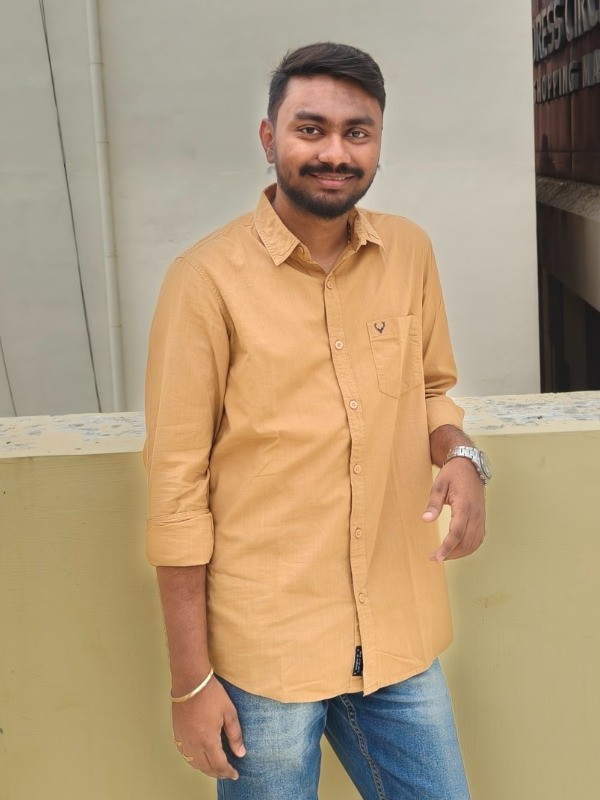
#> input picture assets/groom-portrait.jpg, 600 x 800 px
$ python generate_metadata_banner.py
#> lines starting #> are read from the running program, lines starting #| are printed output that depends on the picture
import os
from PIL import Image, ImageDraw, ImageFont, ImageEnhance

def generate_banners():
    base_dir = os.path.dirname(os.path.abspath(__file__))
    assets_dir = os.path.join(base_dir, 'assets')
    font_dir = 'C:/Windows/Fonts'

    width = 1200
    height = 630

    # Typography
    f_shloka = ImageFont.truetype(os.path.join(font_dir, 'georgia.ttf'), 15)
    f_title = ImageFont.truetype(os.path.join(font_dir, 'georgiab.ttf'), 19)
    f_name_big = ImageFont.truetype(os.path.join(font_dir, 'georgiab.ttf'), 38)
    f_weds = ImageFont.truetype(os.path.join(font_dir, 'georgiai.ttf'), 22)
    f_date = ImageFont.truetype(os.path.join(font_dir, 'georgiab.ttf'), 21)
    f_time = ImageFont.truetype(os.path.join(font_dir, 'georgia.ttf'), 16)
    f_venue_bold = ImageFont.truetype(os.path.join(font_dir, 'georgiab.ttf'), 16)
    f_venue = ImageFont.truetype(os.path.join(font_dir, 'georgiai.ttf'), 14)
    f_btn = ImageFont.truetype(os.path.join(font_dir, 'georgiab.ttf'), 14)
    f_card_name = ImageFont.truetype(os.path.join(font_dir, 'georgiab.ttf'), 16)
    f_card_role = ImageFont.truetype(os.path.join(font_dir, 'georgiai.ttf'), 13)

    # Royal Navy Blue & Gold Palette
    bg_color = (12, 28, 64)       # Solid plain luxury royal navy
    gold = (212, 175, 55)         # Classic Gold
    bright_gold = (255, 223, 110) # Bright Gold
    deep_gold = (180, 140, 35)    # Deep Gold
    card_bg = (7, 18, 42)         # Deep contrast card background

    base = Image.new('RGB', (width, height), bg_color)
    draw = ImageDraw.Draw(base)

    # Double Gold Borders
    draw.rectangle([18, 18, width - 18, height - 18], outline=gold, width=2)
    draw.rectangle([24, 24, width - 24, height - 24], outline=deep_gold, width=1)
    for cx, cy in [(21, 21), (width - 21, 21), (21, height - 21), (width - 21, height - 21)]:
        draw.rectangle([cx - 4, cy - 4, cx + 4, cy + 4], fill=bright_gold)

    # Left Column: Couple Portrait Cards
    card_w = 200
    card_h = 450
    card_y = 90

    def draw_card(img_path, name, role, x, y):
#> called with img_path = 'assets/groom-portrait.jpg', name = 'Gurupreetham', role = 'The Groom', x = 44, y = 90
        c_img = Image.new('RGBA', (card_w, card_h), (0, 0, 0, 0))
#> c_img: PIL image 200x450 RGBA; every value is 0
        c_draw = ImageDraw.Draw(c_img)
        c_draw.rounded_rectangle([0, 0, card_w, card_h], radius=16, fill=(*card_bg, 255), outline=gold, width=2)
        c_draw.rounded_rectangle([3, 3, card_w - 3, card_h - 3], radius=14, outline=deep_gold, width=1)

        photo_h = card_h - 76
        raw = Image.open(img_path).convert('RGB')
#> raw is the input picture: PIL image 600x800 RGB; mean R, G, B 177.2, 155, 124.2
        enhancer = ImageEnhance.Sharpness(raw)
        sharp = enhancer.enhance(1.15)

        scaled = sharp.resize((card_w - 14, photo_h - 14), Image.Resampling.LANCZOS)
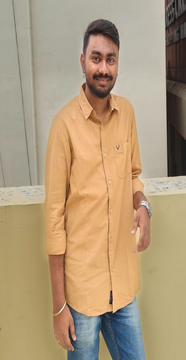
#> scaled: PIL image 186x360 RGB; mean R, G, B 176.9, 154.8, 124
        mask = Image.new('L', (card_w - 14, photo_h - 14), 0)
#> mask: PIL image 186x360 L; every value is 0
        m_draw = ImageDraw.Draw(mask)
        m_draw.rounded_rectangle([0, 0, card_w - 14, photo_h - 14], radius=12, fill=255)
        c_img.paste(scaled, (7, 7), mask)
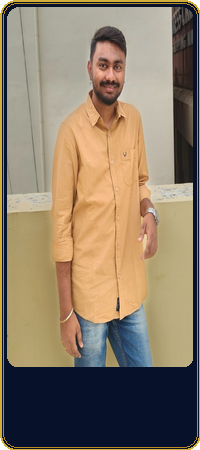
#> c_img: PIL image 200x450 RGBA; mean R, G, B, A 140, 124.6, 103, 254.5; transparent parts drawn white
        c_draw.rounded_rectangle([7, 7, card_w - 7, photo_h], radius=12, outline=deep_gold, width=1)

        bbox_n = c_draw.textbbox((0, 0), name, font=f_card_name)
#> bbox_n = (0, 3, 117, 18)
        nw = bbox_n[2] - bbox_n[0]
#> nw = 117
        c_draw.text(((card_w - nw) // 2 + 1, photo_h + 13), name, fill=(0, 0, 0), font=f_card_name)
        c_draw.text(((card_w - nw) // 2, photo_h + 12), name, fill=(255, 245, 210), font=f_card_name)

        bbox_r = c_draw.textbbox((0, 0), role, font=f_card_role)
#> bbox_r = (-1, 2, 72, 13)
        rw = bbox_r[2] - bbox_r[0]
#> rw = 73
        c_draw.text(((card_w - rw) // 2, photo_h + 34), role, fill=bright_gold, font=f_card_role)

        base.paste(c_img, (x, y), c_img)

    draw_card(os.path.join(assets_dir, 'groom-portrait.jpg'), 'Gurupreetham', 'The Groom', 44, card_y)
    draw_card(os.path.join(assets_dir, 'bride-portrait.jpg'), 'Sai Niharika', 'The Bride', 260, card_y)
#> call 2 of draw_card, with img_path = 'assets/bride-portrait.jpg', name = 'Sai Niharika', role = 'The Bride', x = 260, y = 90
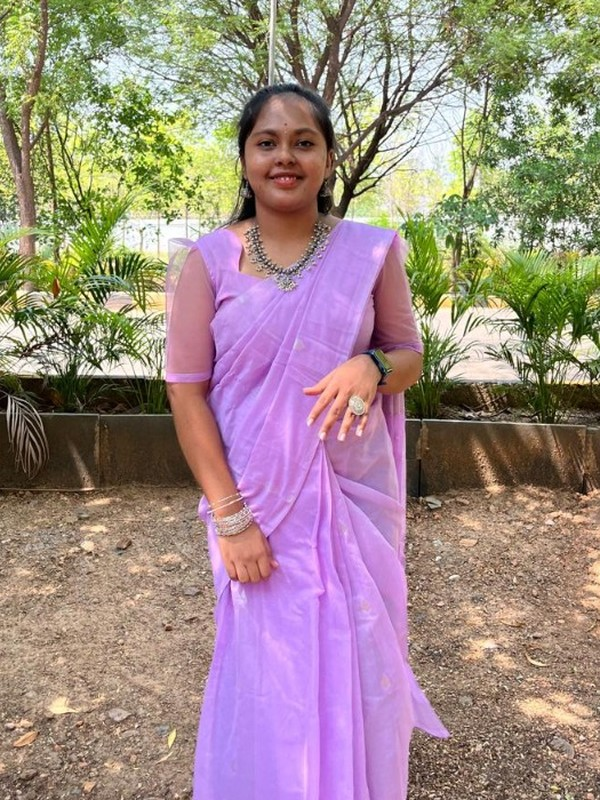
#> input picture assets/bride-portrait.jpg, 600 x 800 px
#> in draw_card, raw is the input picture: PIL image 600x800 RGB; mean R, G, B 158.3, 138.6, 132.9
#> in draw_card (call 2), `scaled = sharp.resize((card_w - 14, photo_h - 14), Image.Resampling.LA..`:
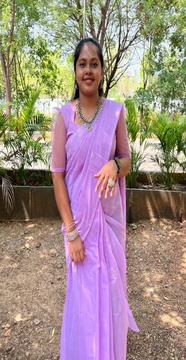
#> scaled: PIL image 186x360 RGB; mean R, G, B 157.9, 138.2, 132.5
#> in draw_card (call 2), `c_img.paste(scaled, (7, 7), mask)`:
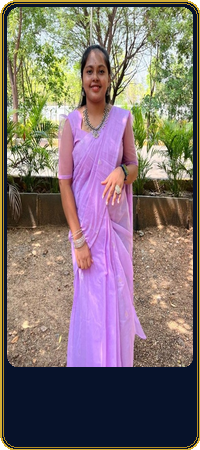
#> c_img: PIL image 200x450 RGBA; mean R, G, B, A 125.8, 112.3, 109.3, 254.5; transparent parts drawn white
#> in draw_card (call 2), `bbox_n = c_draw.textbbox((0, 0), name, font=f_card_name)`: bbox_n = (0, 3, 96, 15)
#> in draw_card (call 2), `nw = bbox_n[2] - bbox_n[0]`: nw = 96
#> in draw_card (call 2), `bbox_r = c_draw.textbbox((0, 0), role, font=f_card_role)`: bbox_r = (-1, 2, 62, 13)
#> in draw_card (call 2), `rw = bbox_r[2] - bbox_r[0]`: rw = 63
#> in draw_card (call 2), `base.paste(c_img, (x, y), c_img)`:
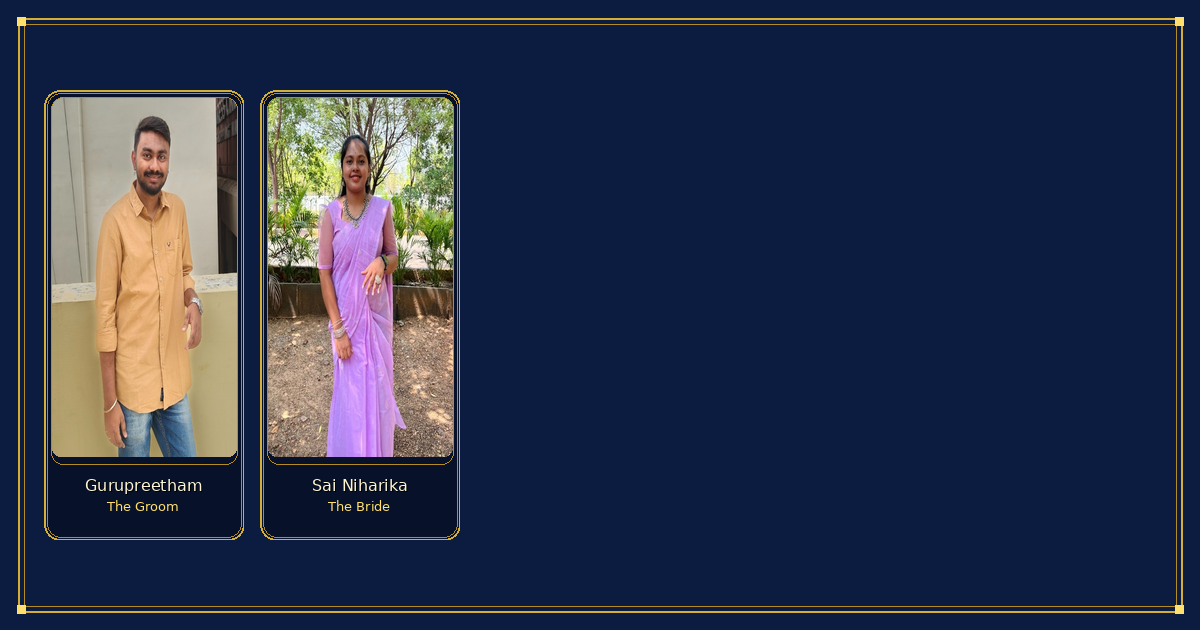
#> base: PIL image 1200x630 RGB; mean R, G, B 44.1, 51.9, 73.9

    # Right Content Area
    content_left = 480
    content_right = width - 40
    center_x = (content_left + content_right) // 2

    def draw_c(text, y, font, fill):
#> called with text = '||  SRI RADHA KRISHNAYA NAMAHA  ||', y = 68, fill = (255, 230, 140)
        bbox = draw.textbbox((0, 0), text, font=font)
#> bbox = (0, 3, 281, 18)
        w = bbox[2] - bbox[0]
#> w = 281
        draw.text((center_x - w // 2, y), text, font=font, fill=fill)
        return bbox[3] - bbox[1]

    draw_c('||  SRI RADHA KRISHNAYA NAMAHA  ||', 68, f_shloka, (255, 230, 140))
    draw_c('WEDDING CELEBRATION INVITATION', 96, f_title, bright_gold)

    draw.line([(center_x - 170, 126), (center_x + 170, 126)], fill=gold, width=1)
    draw.polygon([(center_x, 122), (center_x + 4, 126), (center_x, 130), (center_x - 4, 126)], fill=bright_gold)

    # Stacked Names
    draw_c('Gelli Gurupreetham', 142, f_name_big, (255, 255, 255))
    draw_c('—  weds  —', 190, f_weds, bright_gold)
    draw_c('Nagella Sai Niharika', 222, f_name_big, (255, 255, 255))

    draw.line([(center_x - 140, 276), (center_x + 140, 276)], fill=deep_gold, width=1)

    draw_c('22nd – 23rd December 2026', 292, f_date, bright_gold)
    draw_c('Muhurtham: Wednesday, 23 Dec 2026 (10:45 – 11:15 AM)', 328, f_time, (245, 240, 225))
    draw_c('Kumbha Lagnam', 354, f_time, (255, 230, 140))
    draw_c('Sri Maddaneshware Swamy Function Hall', 384, f_venue_bold, (230, 210, 150))
    draw_c('Rayadurgam, Andhra Pradesh', 410, f_venue, (220, 205, 170))

    btn_w = 440
#> btn_w = 440
    btn_h = 44
    bx1 = center_x - (btn_w // 2)
#> bx1 = 600
    by1 = 444
    draw.rounded_rectangle([bx1, by1, bx1 + btn_w, by1 + btn_h], radius=22, fill=(19, 57, 121), outline=gold, width=2)
    draw.rounded_rectangle([bx1 + 2, by1 + 2, bx1 + btn_w - 2, by1 + btn_h - 2], radius=20, outline=bright_gold, width=1)
    btn_txt = 'TAP TO OPEN INVITATION & SEND BLESSINGS'
    bbox_b = draw.textbbox((0, 0), btn_txt, font=f_btn)
#> bbox_b = (-1, 3, 317, 13)
    bw = bbox_b[2] - bbox_b[0]
#> bw = 318
    bh = bbox_b[3] - bbox_b[1]
#> bh = 10
    draw.text((center_x - bw // 2, by1 + (btn_h - bh) // 2 - 2), btn_txt, font=f_btn, fill=(255, 255, 255))

    # Wedding Hashtag at bottom
    draw_c('#PreetKiHari', 498, f_time, bright_gold)

    # Save to assets
    share_path = os.path.join(assets_dir, 'gurupreetham-niharika-wedding-share.jpg')
    banner_path = os.path.join(assets_dir, 'og-wedding-banner.jpg')
    base.save(share_path, 'JPEG', quality=95, optimize=True)
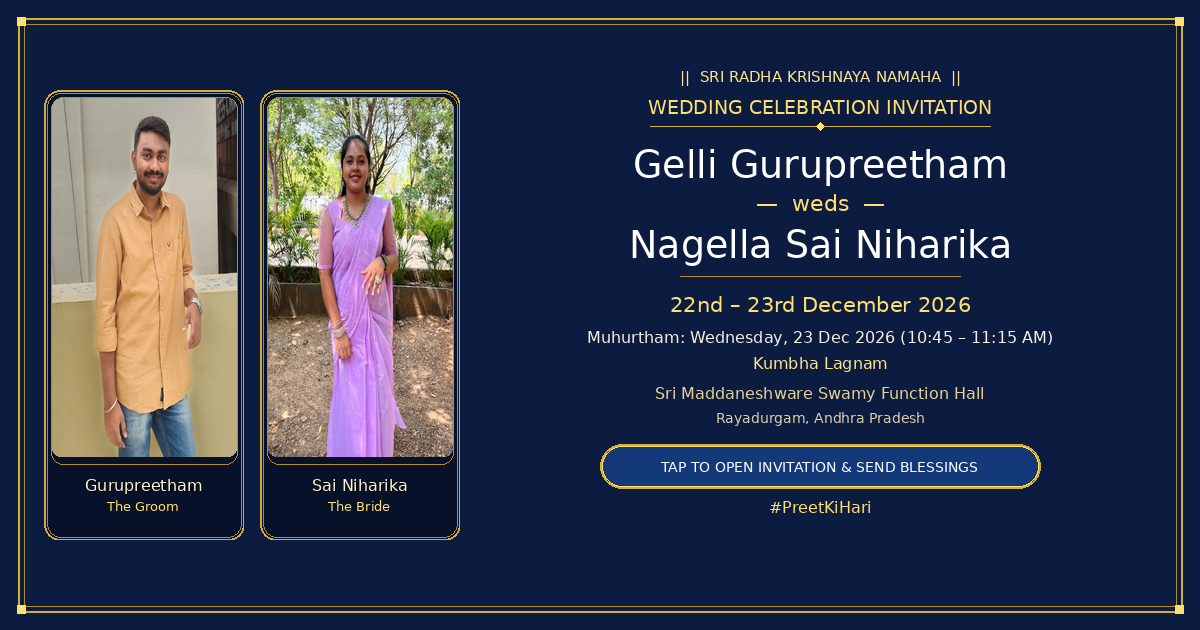
#> saved as gurupreetham-niharika-wedding-share.jpg: PIL image 1200x630 RGB; mean R, G, B 50, 57.5, 77.8
    base.save(banner_path, 'JPEG', quality=95, optimize=True)

    print(f'Metadata share image created: {share_path} ({os.path.getsize(share_path)/1024:.1f} KB)')
#| Metadata share image created: assets/gurupreetham-niharika-wedding-share.jpg (178.3 KB)

if __name__ == '__main__':
    generate_banners()
